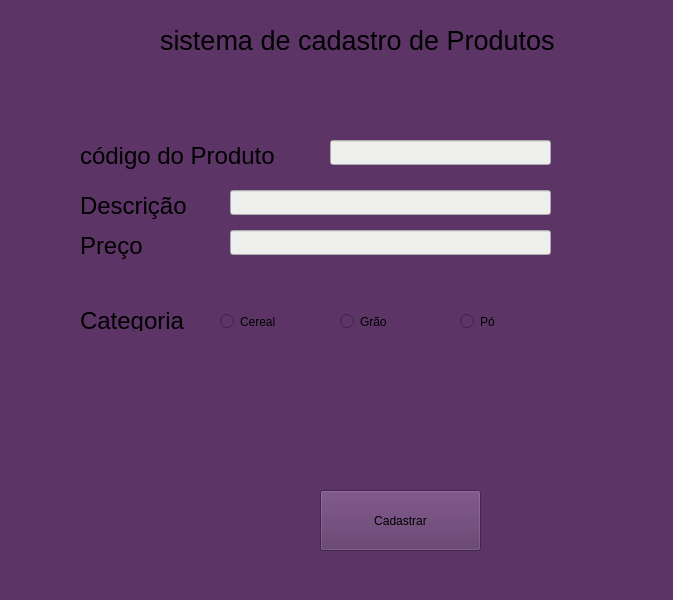
<?xml version="1.0" encoding="UTF-8"?>
<ui version="4.0">
 <class>MainWindow</class>
 <widget class="QMainWindow" name="MainWindow">
  <property name="geometry">
   <rect>
    <x>0</x>
    <y>0</y>
    <width>673</width>
    <height>600</height>
   </rect>
  </property>
  <property name="windowTitle">
   <string>MainWindow</string>
  </property>
  <property name="styleSheet">
   <string notr="true">background-color: rgb(92, 53, 102);</string>
  </property>
  <widget class="QWidget" name="centralwidget">
   <widget class="QLabel" name="label">
    <property name="geometry">
     <rect>
      <x>160</x>
      <y>30</y>
      <width>401</width>
      <height>21</height>
     </rect>
    </property>
    <property name="font">
     <font>
      <pointsize>20</pointsize>
     </font>
    </property>
    <property name="text">
     <string>sistema de cadastro de Produtos</string>
    </property>
   </widget>
   <widget class="QLabel" name="label_2">
    <property name="geometry">
     <rect>
      <x>80</x>
      <y>140</y>
      <width>221</width>
      <height>31</height>
     </rect>
    </property>
    <property name="font">
     <font>
      <pointsize>18</pointsize>
     </font>
    </property>
    <property name="text">
     <string>código do Produto</string>
    </property>
   </widget>
   <widget class="QLabel" name="label_3">
    <property name="geometry">
     <rect>
      <x>80</x>
      <y>190</y>
      <width>131</width>
      <height>31</height>
     </rect>
    </property>
    <property name="font">
     <font>
      <pointsize>18</pointsize>
     </font>
    </property>
    <property name="text">
     <string>Descrição </string>
    </property>
   </widget>
   <widget class="QLabel" name="label_4">
    <property name="geometry">
     <rect>
      <x>80</x>
      <y>230</y>
      <width>67</width>
      <height>31</height>
     </rect>
    </property>
    <property name="font">
     <font>
      <pointsize>18</pointsize>
     </font>
    </property>
    <property name="text">
     <string>Preço</string>
    </property>
   </widget>
   <widget class="QLineEdit" name="lineEdit">
    <property name="geometry">
     <rect>
      <x>330</x>
      <y>140</y>
      <width>221</width>
      <height>25</height>
     </rect>
    </property>
    <property name="styleSheet">
     <string notr="true">background-color: rgb(238, 238, 236);</string>
    </property>
   </widget>
   <widget class="QLineEdit" name="lineEdit_2">
    <property name="geometry">
     <rect>
      <x>230</x>
      <y>190</y>
      <width>321</width>
      <height>25</height>
     </rect>
    </property>
    <property name="styleSheet">
     <string notr="true">background-color: rgb(238, 238, 236);</string>
    </property>
   </widget>
   <widget class="QLineEdit" name="lineEdit_3">
    <property name="geometry">
     <rect>
      <x>230</x>
      <y>230</y>
      <width>321</width>
      <height>25</height>
     </rect>
    </property>
    <property name="styleSheet">
     <string notr="true">background-color: rgb(238, 238, 236);</string>
    </property>
   </widget>
   <widget class="QRadioButton" name="radioButton">
    <property name="geometry">
     <rect>
      <x>220</x>
      <y>310</y>
      <width>112</width>
      <height>23</height>
     </rect>
    </property>
    <property name="text">
     <string>Cereal</string>
    </property>
   </widget>
   <widget class="QRadioButton" name="radioButton_2">
    <property name="geometry">
     <rect>
      <x>340</x>
      <y>310</y>
      <width>112</width>
      <height>23</height>
     </rect>
    </property>
    <property name="text">
     <string>Grão</string>
    </property>
   </widget>
   <widget class="QRadioButton" name="radioButton_3">
    <property name="geometry">
     <rect>
      <x>460</x>
      <y>310</y>
      <width>112</width>
      <height>23</height>
     </rect>
    </property>
    <property name="text">
     <string>Pó</string>
    </property>
   </widget>
   <widget class="QLabel" name="label_5">
    <property name="geometry">
     <rect>
      <x>80</x>
      <y>310</y>
      <width>131</width>
      <height>21</height>
     </rect>
    </property>
    <property name="font">
     <font>
      <pointsize>18</pointsize>
     </font>
    </property>
    <property name="text">
     <string>Categoria </string>
    </property>
   </widget>
   <widget class="QPushButton" name="pushButton">
    <property name="geometry">
     <rect>
      <x>320</x>
      <y>490</y>
      <width>161</width>
      <height>61</height>
     </rect>
    </property>
    <property name="text">
     <string>Cadastrar</string>
    </property>
   </widget>
  </widget>
  <widget class="QMenuBar" name="menubar">
   <property name="geometry">
    <rect>
     <x>0</x>
     <y>0</y>
     <width>673</width>
     <height>22</height>
    </rect>
   </property>
  </widget>
  <widget class="QStatusBar" name="statusbar"/>
 </widget>
 <resources/>
 <connections/>
</ui>
